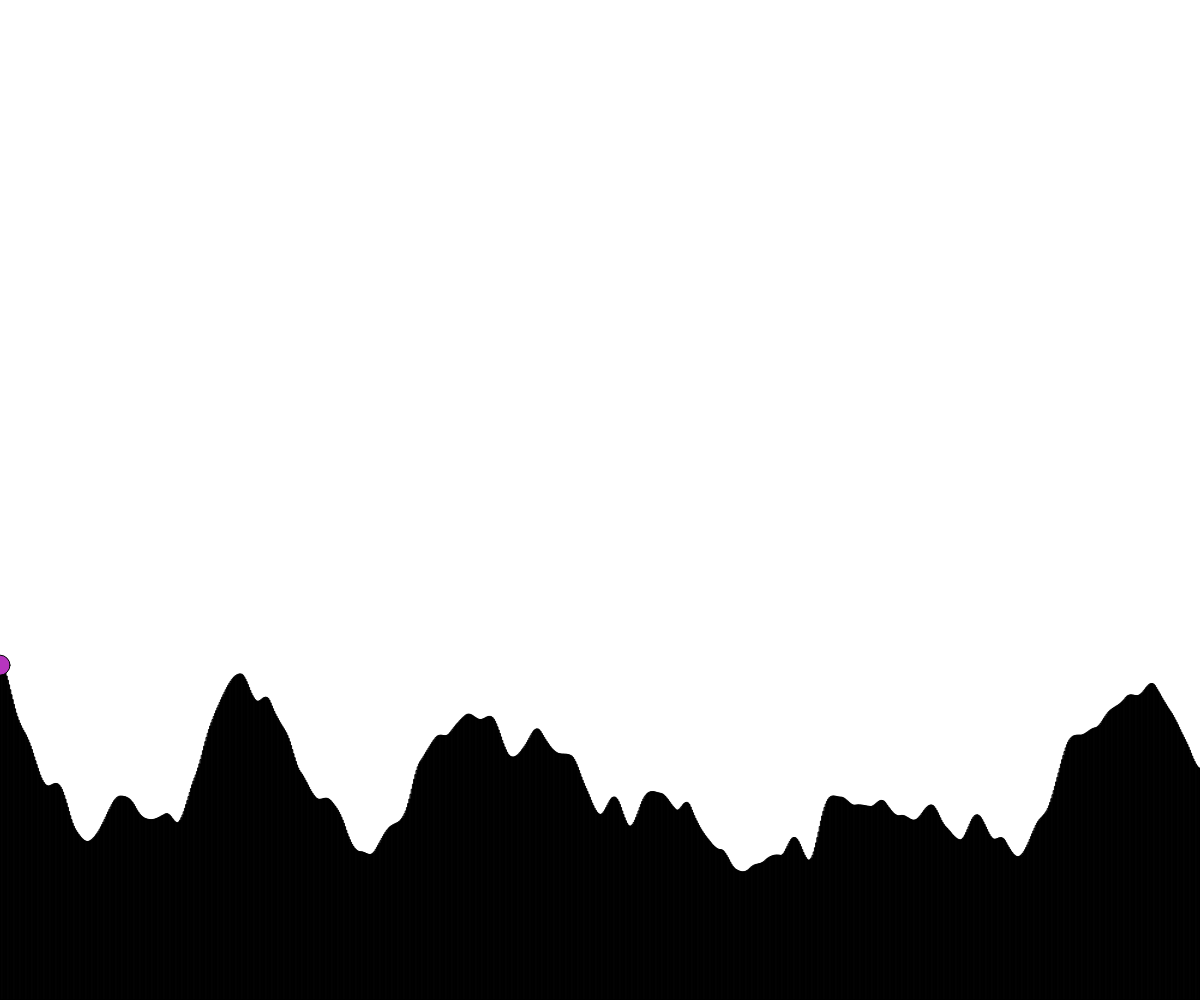
Frame 1 (no input)
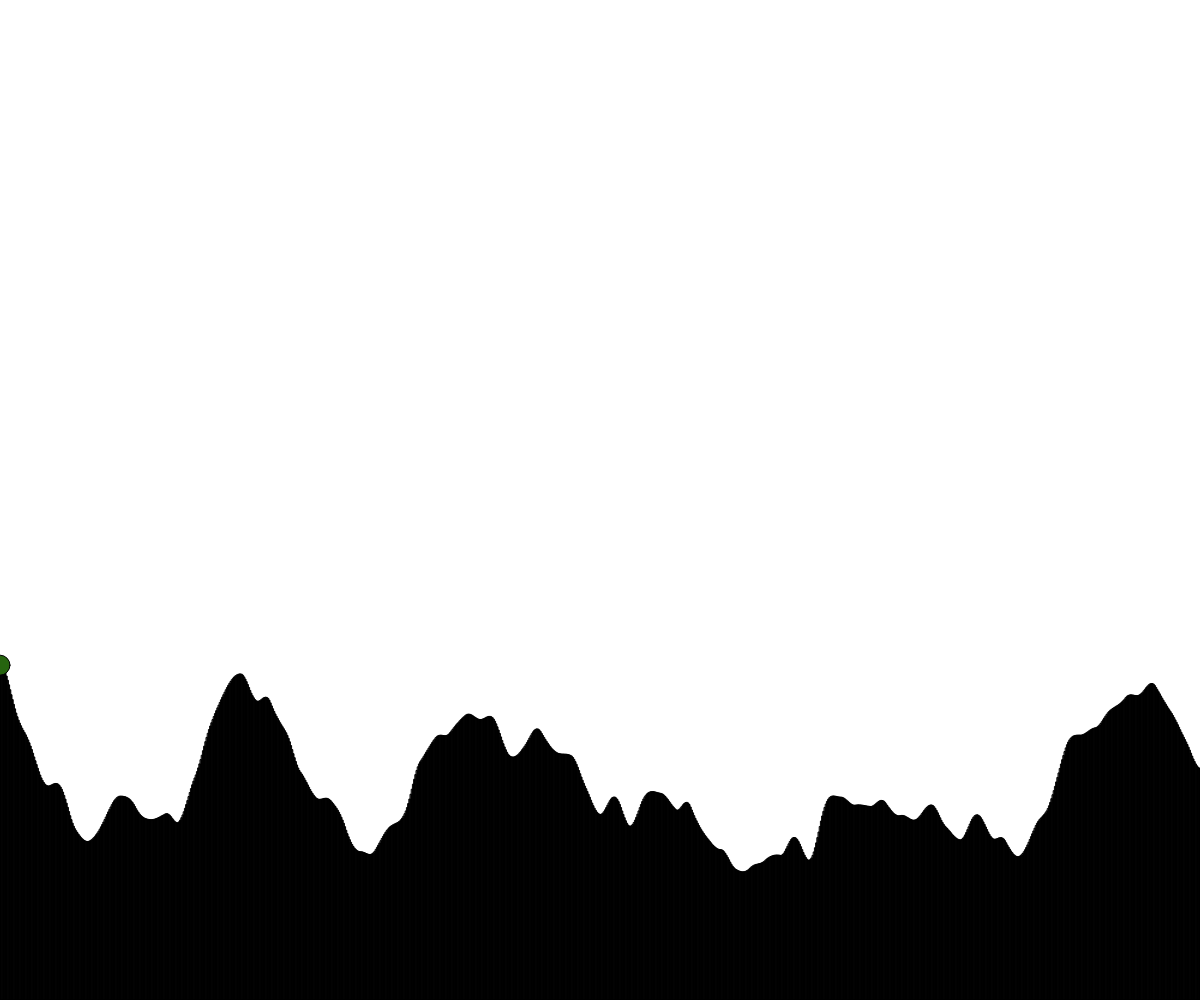
Frame 60 (no input)
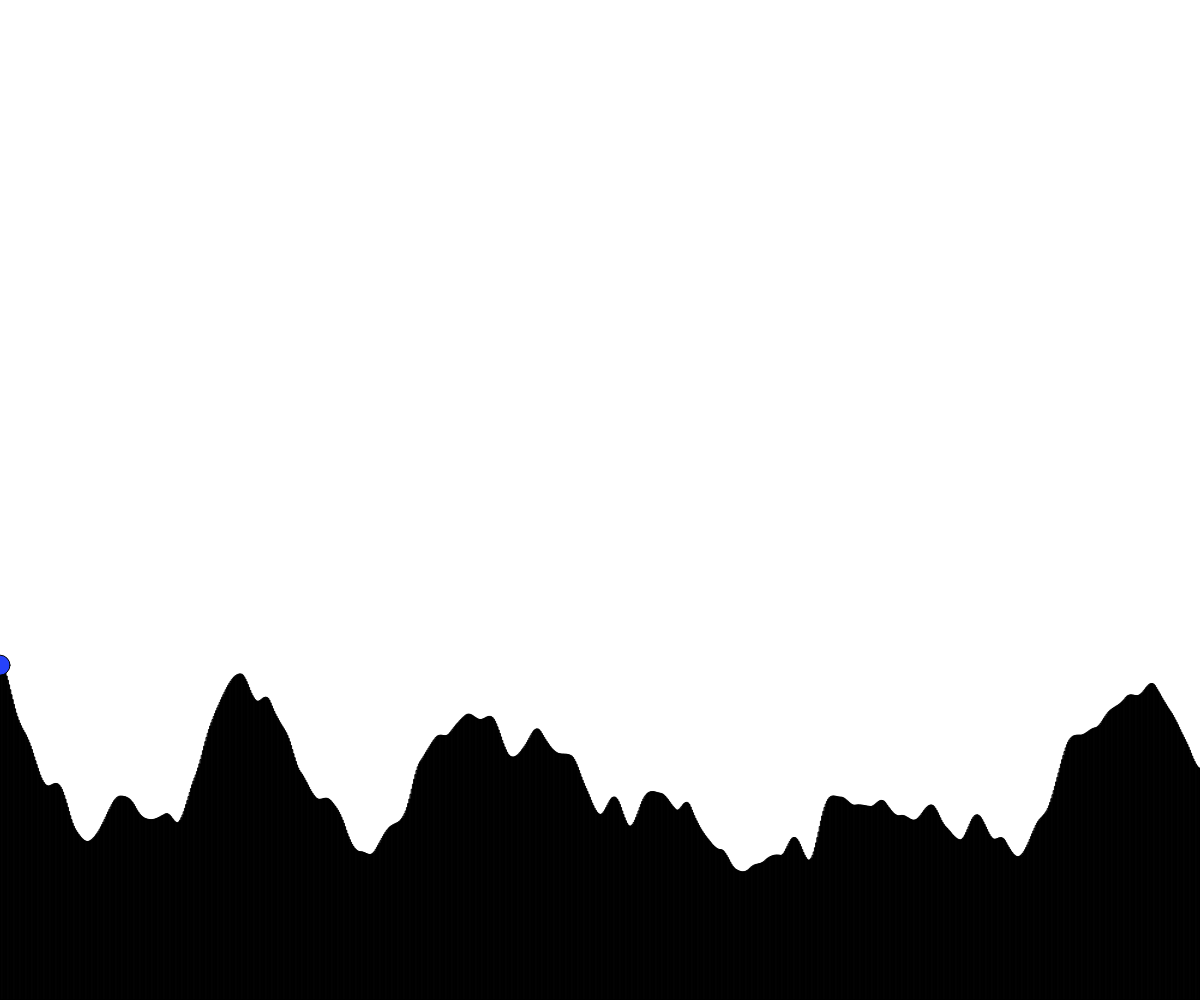
Frame 120 (the mouse pressed at the canvas centre since frame 60)

The p5.js sketch that drew these frames (run headless with seeded random() and noise() and a simulated clock; from frame 60 on, the mouse is pressed at the canvas centre):

// p5.js sketch
// ── sketch.js
// perlin noise demo

let heights = [];
let numberOfRectangles = 1000;

function setup() {
  createCanvas(windowWidth, windowHeight);
  generateInitialTerrain(numberOfRectangles);
}

function draw() {
  background(255);
  displayTerrain();
  circleHigh();
}

function generateInitialTerrain(numberOfRectangles) {
  let time = 0;
  let dt = 0.01;
  for (let i = 0; i < numberOfRectangles; i++) {
    let currentHeight = noise(time) * 500;
    heights.push(currentHeight);
    time += dt;

  }
}

function displayTerrain() {
  let rectWidth = width / numberOfRectangles;
  rectMode(CORNERS);
  for (let i = 0; i < numberOfRectangles; i++) {
    fill(0);
    rect(i * rectWidth, height, (i + 1) * rectWidth, height - heights[i]);
  }
}

function circleHigh() {
  let tallest = 0;
  let rectWidth = width / numberOfRectangles;
  let topX;
  for (let i = 0; i < heights.length; i++) {
    if (heights[i] > tallest) {
      tallest = heights[i];
      topX = i * rectWidth;
    }
  }
  let topY = height-tallest;
  fill(random(255), random(255), random(255));
  ellipse(topX, topY, 20, 20);
}
